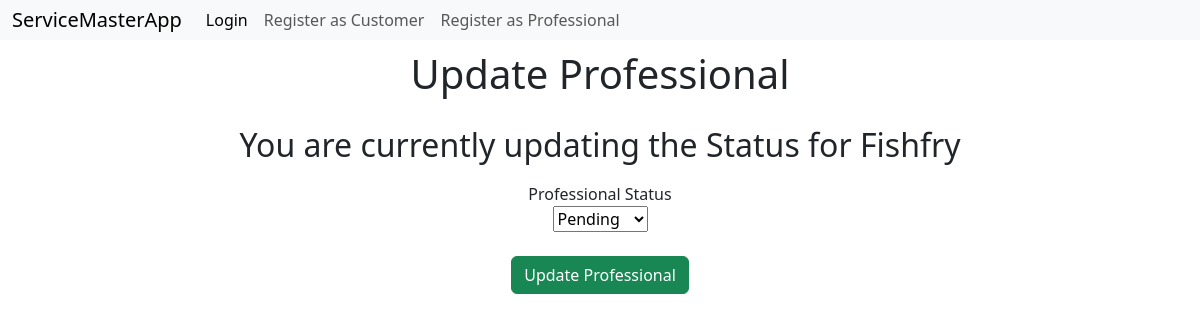
/services/4/updatestatus (signed in), run on an earlier commit of the app's database.
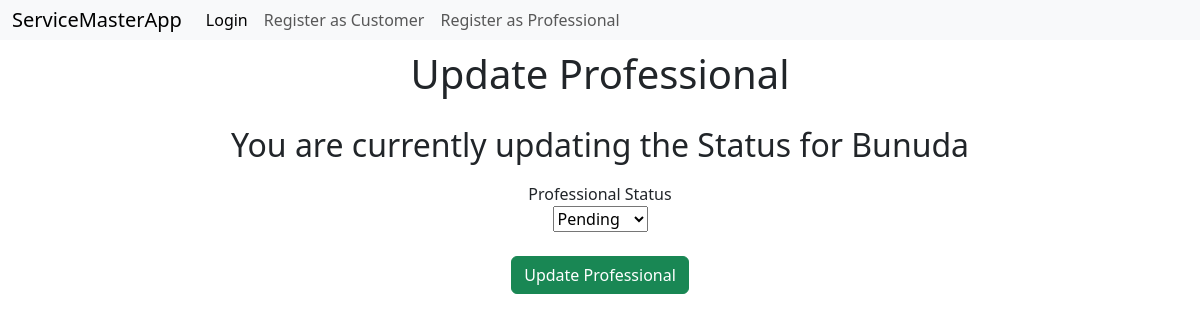
And on a later commit of the database.
### models.py (models this page shows, shortened)
class Professional(db.Model):
    __tablename__='professional'
    id=db.Column(db.Integer, primary_key=True)
    username=db.Column(db.String(32), nullable=False, unique=True)
    passwordhash=db.Column(db.String(512), nullable=False)
    name=db.Column(db.String(64), nullable=False)
    contact=db.Column(db.Integer, nullable=False)
    service_id=db.Column(db.Integer, db.ForeignKey('service.id'), nullable=False)
    experience=db.Column(db.Integer, nullable=False)
    pincode=db.Column(db.String(8), nullable=False)
    utype=db.Column(db.String(16), nullable=False, default='Professional')
    status=db.Column(db.String(16), nullable=True, default='Pending')
    profile=db.Column(db.String(512), nullable=False)
    @property
    def password(self):
        raise AttributeError('password is not a readable attribute')

### routes.py (the view)
@app.route('/services/<int:professional_id>/updatestatus')
@admin_required
def update_professional(professional_id):
    return render_template('professionals/updatestatus.html', professional=Professional.query.get(professional_id))

### routes.py (called while the page is built)
def admin_required(func):
    @wraps(func)
    def inner(*args, **kwargs):
        if 'user_id' not in session:
            flash('Please Login')
            return redirect(url_for('login'))
        user=Customer.query.get(session['user_id'])
        if not user.is_admin:
            flash('Unauthorized Access')
            return redirect(url_for('cprofile'))
        return func(*args, **kwargs)
    return inner

### templates/professionals/updatestatus.html (shortened to what this page needs)
{% extends 'layout.html' %}
{% block content %}
    <h1>Update Professional</h1>
    <h2>You are currently updating the Status for {{professional.name}}</h2>
    <form  method="post" class="form">
        <label for="status">Professional Status</label>
        <select name="status" id="status">
          <option value="Pending">Pending</option>
        </select>
    <br>
    <input type="submit" value="Update Professional" class="btn btn-success">
    </form>
{% endblock %}

What changed in the data, as far as the page shows it:
changed Professional: name "Fishfry" → "Bunuda"
